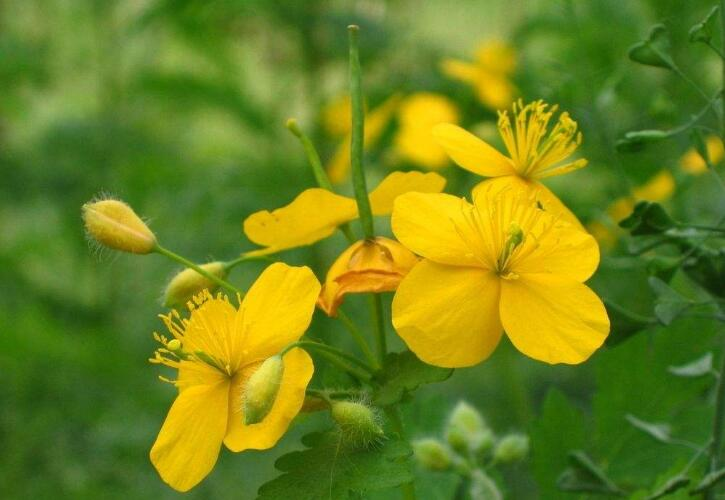
#> input picture 06图像美化/image.jpg, 725 x 500 px
$ jupyter execute '04灰度直方图均衡化源码.ipynb'   (older library calls are emulated)
#> lines starting #> are read from the running program, lines starting #| are printed output that depends on the picture
[cell 1]
# 灰度直方图本质：每个像素灰度出现的概率 x:0-255 y:p(概率)
import cv2
import numpy as np
import matplotlib.pyplot as plt
img = cv2.imread('image.jpg',1)
#> img is the input picture: shape (500, 725, 3); mean B, G, R 27.6, 129.5, 108.6
imgInfo = img.shape
#> imgInfo = (500, 725, 3)
height = imgInfo[0]
#> height = 500
width = imgInfo[1]
#> width = 725
gray = cv2.cvtColor(img,cv2.COLOR_BGR2GRAY)
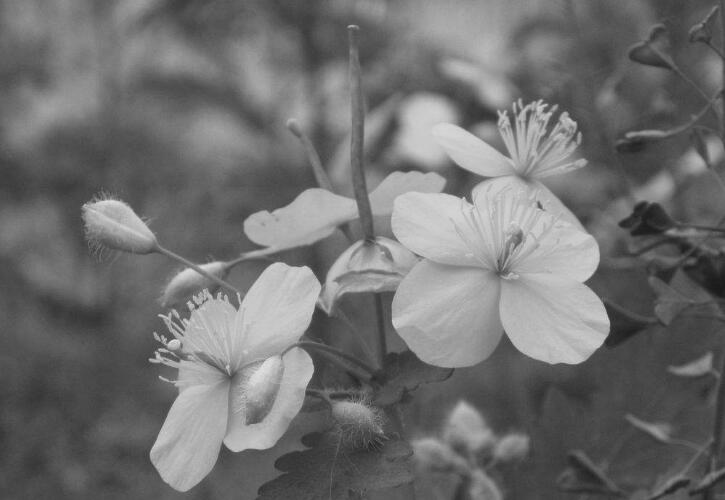
#> gray: shape (500, 725); min 25, max 230, mean 111.6
count = np.zeros(256,np.float)
for i in range(0,height):
    for j in range(0,width):
        pixel = gray[i,j]
        index = int(pixel)
        count[index] = count[index] + 1
#> after the loop, count = 256 values, max 6058 at index 73, min 0 at index 0, mean 1416
for i in range(0,255):
    count[i] = count[i]/(height*width)
#> after the loop, count = 256 values, max 0.0167 at index 73, min 0 at index 0, mean 0.00391
x = np.linspace(0,255,256)
y = count
#> y has the same summary as count
plt.bar(x,y,0.9,alpha=1,color='b')
plt.show()
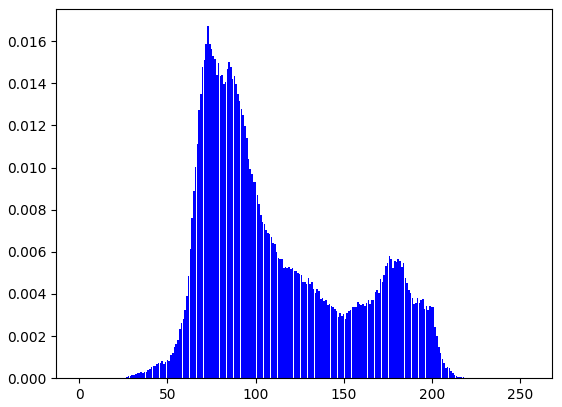
#> figure drawn by matplotlib, 1 panel; tallest bar 0.0167 high, from x = 72.55 to 73.45

[cell 2]
# 1 0-255 2 概率
# 本质：统计每个像素灰度 出现的概率 0-255 p
import cv2
import numpy as np
import matplotlib.pyplot as plt
img = cv2.imread('image.jpg',1)
imgInfo = img.shape
height = imgInfo[0]
width = imgInfo[1]
gray = cv2.cvtColor(img,cv2.COLOR_BGR2GRAY)
count = np.zeros(256,np.float)
for i in range(0,height):
    for j in range(0,width):
        pixel = gray[i,j]
        index = int(pixel)
        count[index] = count[index]+1
#> after the loop, count = 256 values, max 6058 at index 73, min 0 at index 0, mean 1416
for i in range(0,255):
    count[i] = count[i]/(height*width)
#> after the loop, count = 256 values, max 0.0167 at index 73, min 0 at index 0, mean 0.00391
x = np.linspace(0,255,256)
y = count
plt.bar(x,y,0.9,alpha=1,color='b')
plt.show()

$ run again, with 06图像美化/1.png saved as 06图像美化/image.jpg
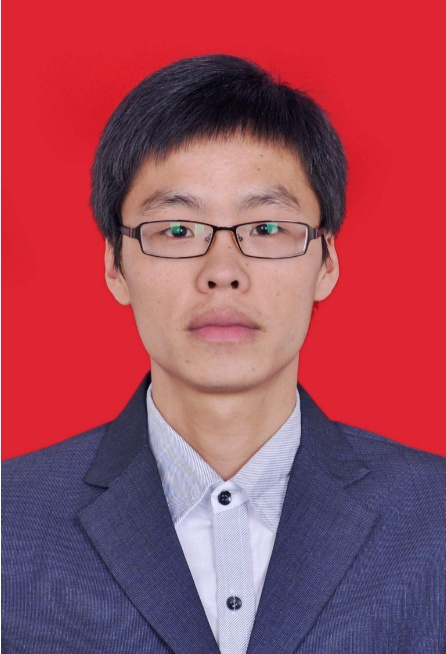
#> input picture 06图像美化/1.png, 446 x 654 px
#> img is the input picture: shape (654, 446, 3); mean B, G, R 91.1, 74.3, 158.7
#> `gray = cv2.cvtColor(img,cv2.COLOR_BGR2GRAY)`:
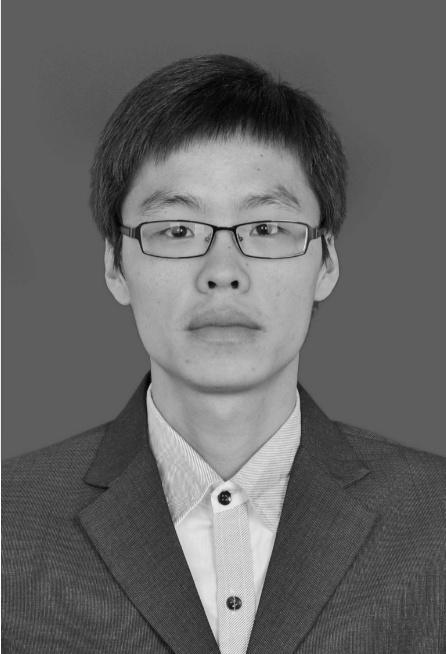
#> gray: shape (654, 446); min 1, max 254, mean 101.4
#> after the loop `for i in range(0,height):`: count = 256 values, max 92843 at index 94, min 0 at index 0, mean 1139.4
#> after the loop `for i in range(0,255):`: count = 256 values, max 0.318 at index 94, min 0 at index 0, mean 0.00391
#> y has the same summary as count
#> `plt.show()`:
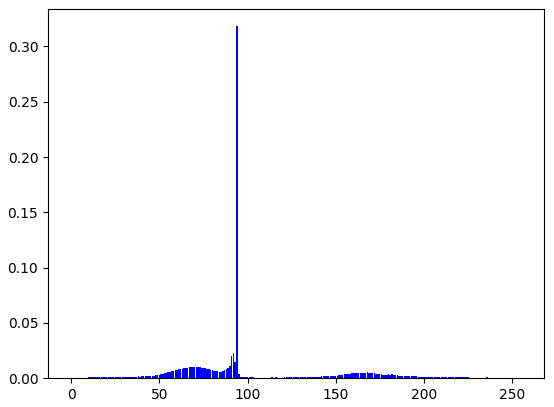
#> figure drawn by matplotlib, 1 panel; tallest bar 0.318 high, from x = 93.55 to 94.45
#> after the loop `for i in range(0,height):`: count = 256 values, max 92843 at index 94, min 0 at index 0, mean 1139.4
#> after the loop `for i in range(0,255):`: count = 256 values, max 0.318 at index 94, min 0 at index 0, mean 0.00391
